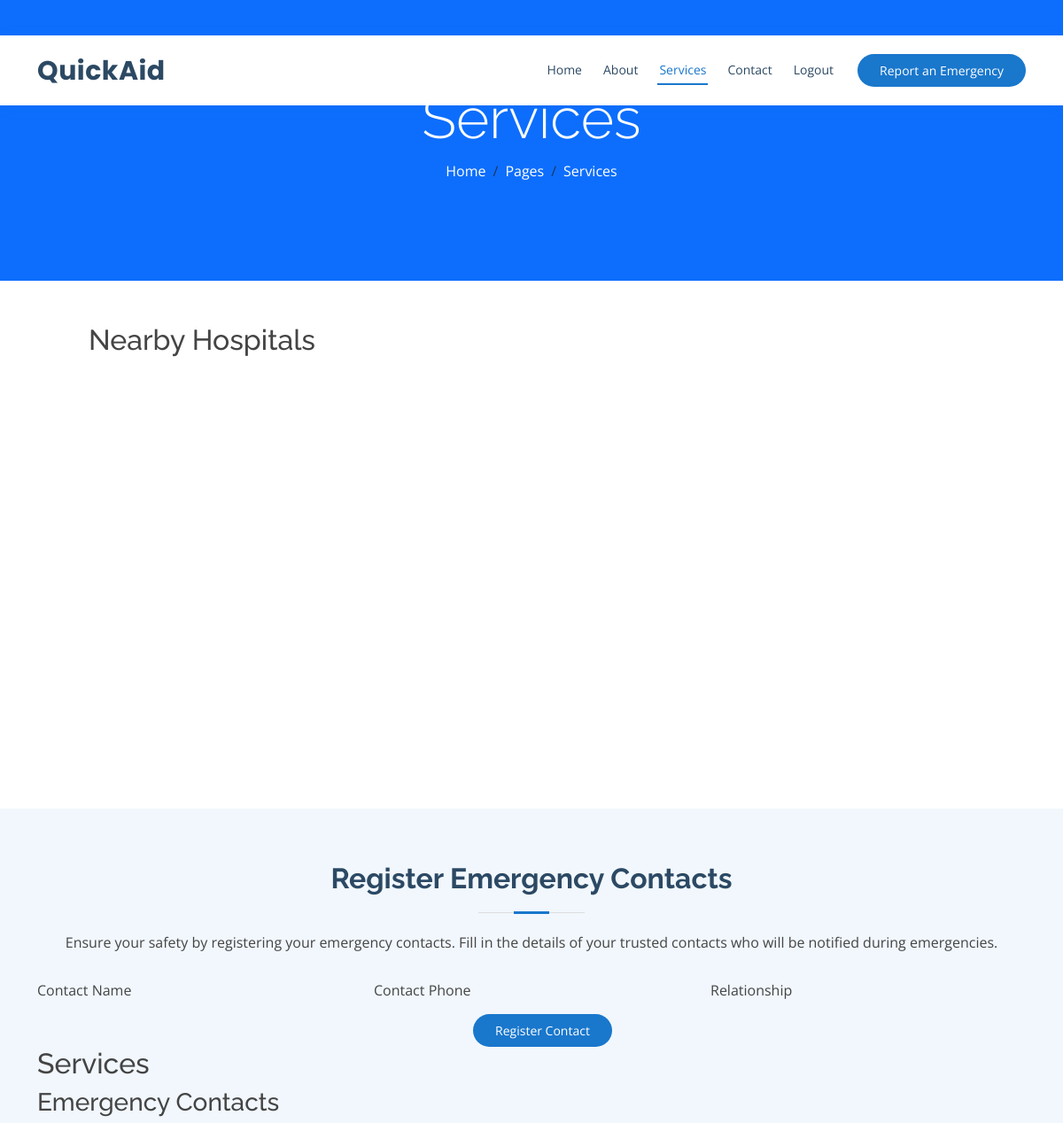
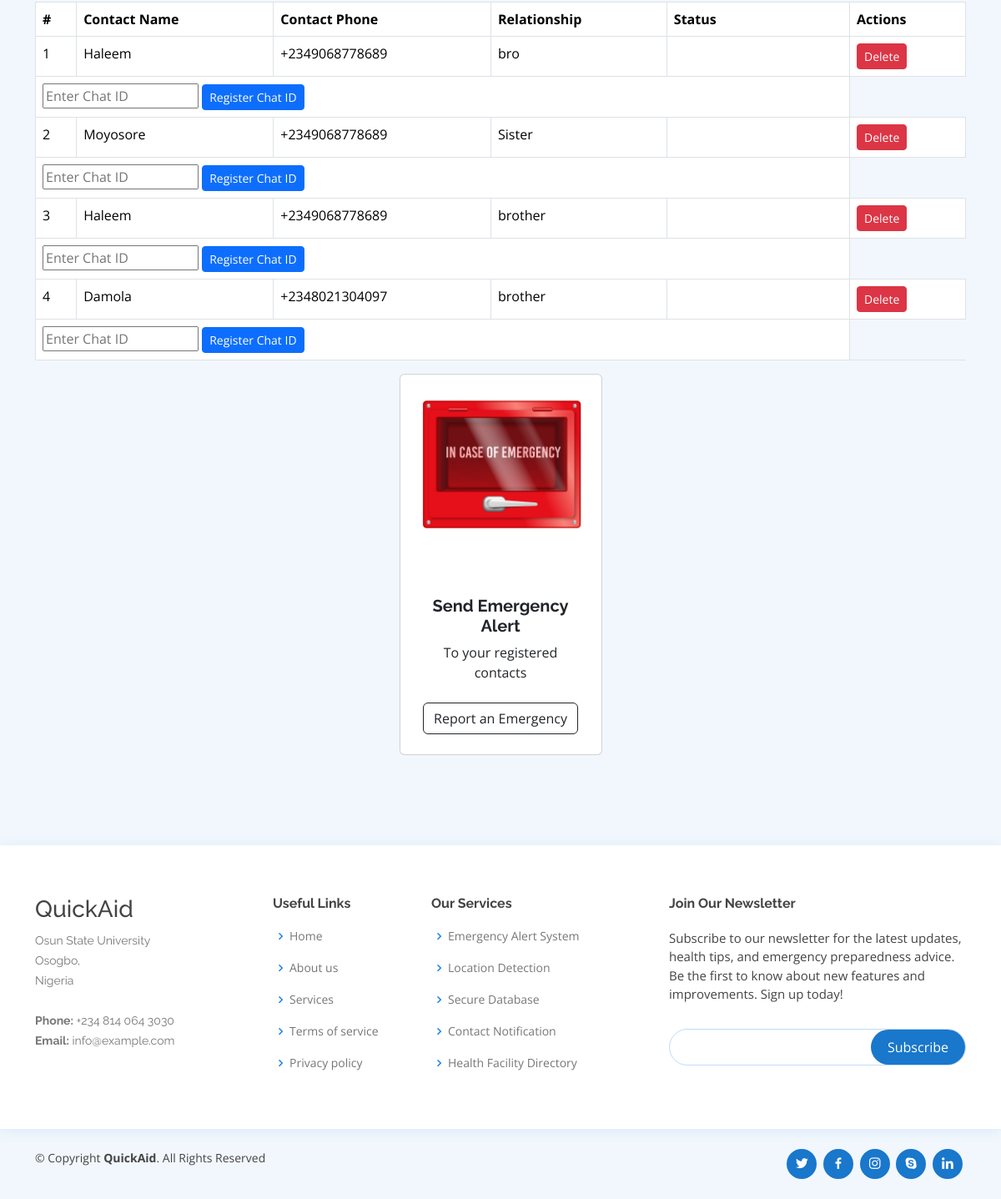
Screenshot of /services/ (signed in) with the database file from the repository (2 pictures, top to bottom).
### users/models.py (models this page shows, shortened)
class EmergencyContact(models.Model):
    user = models.ForeignKey(User, on_delete=models.CASCADE)
    contact_name = models.CharField(max_length=100)
    contact_phone = models.CharField(max_length=15)
    relationship = models.CharField(max_length=100)
    chat_id = models.CharField(max_length=20, null=True, blank=True)
    latitude = models.DecimalField(max_digits=9, decimal_places=6, null=True, blank=True)
    longitude = models.DecimalField(max_digits=9, decimal_places=6, null=True, blank=True)
    from django.db import models

### pages/views.py (the view)
# urls.py: path('services/',services , name='services'),
@login_required(login_url='login')
def services(request):
    success = False
    if request.method == 'POST':
        form = EmergencyContactForm(request.POST)
        if form.is_valid():
            emergency_contact = form.save(commit=False)
            emergency_contact.user = request.user
            emergency_contact.save()
            success = True
    else:
        form = EmergencyContactForm()
    context = {
        'form': form,
        'success': success,    # context variables needed for your existing view
    }
    if request.method == 'POST':
        contact_id = request.POST.get('contact_id')
        if contact_id:
            contact = get_object_or_404(EmergencyContact, id=contact_id, user=request.user)
            contact.delete()
            return redirect('services')
    emergency_contacts = EmergencyContact.objects.filter(user=request.user)
    return render(request, 'services.html', {'emergency_contacts': emergency_contacts})

### templates/services.html (shortened to what this page needs)
{% load static %}
<!DOCTYPE html>
<html lang="en">
<head>
    <link href="{% static 'vendor/fontawesome-free/css/all.min.css' %}" rel="stylesheet">
    <link href="{% static 'vendor/animate.css/animate.min.css' %}" rel="stylesheet">
    <link href="{% static 'vendor/bootstrap/css/bootstrap.min.css' %}" rel="stylesheet">
    <link href="{% static 'vendor/bootstrap-icons/bootstrap-icons.css' %}" rel="stylesheet">
    <link href="{% static 'vendor/boxicons/css/boxicons.min.css' %}" rel="stylesheet">
    <link href="{% static 'vendor/glightbox/css/glightbox.min.css' %}" rel="stylesheet">
    <link href="{% static 'vendor/remixicon/remixicon.css' %}" rel="stylesheet">
    <link href="{% static 'vendor/swiper/swiper-bundle.min.css' %}" rel="stylesheet">
    <link href="{% static 'css/style.css' %}" rel="stylesheet">
</head>
<body>
    <header id="header" class="fixed-top">
        <div class="container d-flex align-items-center">
          <h1 class="logo me-auto"><a href="{% url 'home' %}">QuickAid</a></h1>
          <nav id="navbar" class="navbar order-last order-lg-0">
            <ul>
              <li><a class="nav-link scrollto active" href="{% url 'home' %}">Home</a></li>
              <li><a class="nav-link scrollto" href="{% url 'about' %}">About</a></li>
              <li><a class="nav-link scrollto" href="{% url 'services' %}">Services</a></li>
              <li><a class="nav-link scrollto" href="{% url 'contact' %}">Contact</a></li>
            </ul>
            <ul class="sign-in">
              {% if user.is_authenticated %}
              <li><a class="nav-link" href="{% url 'logout' %}">Logout</a></li>
              {% else %}
              <li><a class="nav-link" href="{% url 'login' %}">Login</a></li>
              {% endif %}
            </ul>
          </nav>
          <a href="#" class="appointment-btn scrollto"><span class="d-none d-md-inline">Report an</span> Emergency</a>
        </div>
      </header>
       <div class="container-fluid bg-primary py-5 mb-5 page-header">
        <div class="container py-5">
            <div class="row justify-content-center">
                <div class="col-lg-10 text-center">
                    <h1 class="display-3 text-white animated slideInDown">Services</h1>
                    <nav aria-label="breadcrumb">
                        <ol class="breadcrumb justify-content-center">
                            <li class="breadcrumb-item"><a class="text-white" href="#">Home</a></li>
                            <li class="breadcrumb-item"><a class="text-white" href="#">Pages</a></li>
                            <li class="breadcrumb-item text-white active" aria-current="page">Services</li>
                        </ol>
                    </nav>
                </div>
            </div>
        </div>
    </div>
      <h2 style="margin: 10px 100px;">Nearby Hospitals</h2>
      <div id="map"></div>
    <section id="emergency-contact" class="emergency-contact section-bg">
      <div class="container">
        <div class="section-title">
          <h2>Register Emergency Contacts</h2>
          <p>Ensure your safety by registering your emergency contacts. Fill in the details of your trusted contacts who will be notified during emergencies.</p>
        </div>
<form action="{% url 'emergency_contact' %}" method="post" role="form" class="php-email-form">
  <div class="row">
      <div class="col-md-4 form-group">
          <label for="id_contact_name">Contact Name</label>
      </div>
      <div class="col-md-4 form-group mt-3 mt-md-0">
          <label for="id_contact_phone">Contact Phone</label>
      </div>
      <div class="col-md-4 form-group mt-3 mt-md-0">
          <label for="id_relationship">Relationship</label>
      </div>
  </div>
  <div class="text-center">
      <button class="appointment-btn form" type="submit">Register Contact</button>
  </div>
</form>
  <h2>Services</h2>
  <h3>Emergency Contacts</h3>
  <table class="table table-bordered">
    <thead>
        <tr>
            <th>#</th>
            <th>Contact Name</th>
            <th>Contact Phone</th>
            <th>Relationship</th>
            <th>Status</th>
            <th>Actions</th>
        </tr>
    </thead>
    <tbody>
        {% for contact in emergency_contacts %}
        <tr>
            <td>{{ forloop.counter }}</td>
            <td>{{ contact.contact_name }}</td>
            <td>{{ contact.contact_phone }}</td>
            <td>{{ contact.relationship }}</td>
            <td>
                {% if contact.chat_id %}
                <span class="badge badge-success">Registered</span>
                {% else %}
                <span class="badge badge-warning">Not Registered</span>
                {% endif %}
            </td>
            <td>
                <form method="post" action="{% url 'services' %}" style="display:inline;">
                    <button type="submit" class="btn btn-danger btn-sm">Delete</button>
                </form>
            </td>
        </tr>
        <tr>
          <td colspan="5">
              <form method="post" action="{% url 'register_chat_id' %}">
                  <input type="text" name="chat_id" placeholder="Enter Chat ID">
                  <button type="submit" class="btn btn-primary btn-sm">Register Chat ID</button>
              </form>
          </td>
      </tr>
        {% empty %}
        <tr>
            <td colspan="6">No emergency contacts found.</td>
        </tr>
        {% endfor %}
    </tbody>
</table>
<div class="row gx-4 gx-lg-5 row-cols-2 row-cols-md-3 row-cols-xl-4 justify-content-center">
  <div class="col mb-5">
      <div class="card h-100">
          <img class="card-img-top" src="{% static 'img/empty-emergency-box.png' %}" alt="..." />
          <div class="card-body p-4">
              <div class="text-center">
                  <h5 class="fw-bolder">Send Emergency Alert</h5>
                  To your registered contacts
              </div>
          </div>
          <div class="card-footer p-4 pt-0 border-top-0 bg-transparent">
              <div class="text-center">
                  <form method="post" action="{% url 'send_emergency_sms' %}">
                      <button type="submit" class="btn btn-outline-dark mt-auto">Report an Emergency</button>
                  </form>
              </div>
          </div>
      </div>
  </div>
</div>
      </div>
    </section>
  <footer id="footer">
    <div class="footer-top">
      <div class="container">
        <div class="row">
          <div class="col-lg-3 col-md-6 footer-contact">
            <h3>QuickAid</h3>
            <p>
              Osun State University <br>
              Osogbo, <br>
              Nigeria <br><br>
              <strong>Phone:</strong> +234 814 064 3030 <br>
              <strong>Email:</strong> info@example.com<br>
            </p>
          </div>
          <div class="col-lg-2 col-md-6 footer-links">
            <h4>Useful Links</h4>
            <ul>
              <li><i class="bx bx-chevron-right"></i> <a href="#">Home</a></li>
              <li><i class="bx bx-chevron-right"></i> <a href="#">About us</a></li>
              <li><i class="bx bx-chevron-right"></i> <a href="#">Services</a></li>
              <li><i class="bx bx-chevron-right"></i> <a href="#">Terms of service</a></li>
              <li><i class="bx bx-chevron-right"></i> <a href="#">Privacy policy</a></li>
            </ul>
          </div>
          <div class="col-lg-3 col-md-6 footer-links">
            <h4>Our Services</h4>
            <ul>
              <li><i class="bx bx-chevron-right"></i> <a href="#">Emergency Alert System</a></li>
              <li><i class="bx bx-chevron-right"></i> <a href="#">Location Detection</a></li>
              <li><i class="bx bx-chevron-right"></i> <a href="#">Secure Database</a></li>
              <li><i class="bx bx-chevron-right"></i> <a href="#">Contact Notification</a></li>
              <li><i class="bx bx-chevron-right"></i> <a href="#">Health Facility Directory</a></li>
            </ul>
          </div>
          <div class="col-lg-4 col-md-6 footer-newsletter">
            <h4>Join Our Newsletter</h4>
            <p>Subscribe to our newsletter for the latest updates, health tips, and emergency preparedness advice. Be the first to know about new features and improvements. Sign up today!</p>
            <form action="" method="post">
              <input type="email" name="email"><input type="submit" value="Subscribe">
            </form>
          </div>
        </div>
      </div>
    </div>
    <div class="container d-md-flex py-4">
      <div class="me-md-auto text-center text-md-start">
        <div class="copyright">
          &copy; Copyright <strong><span>QuickAid</span></strong>. All Rights Reserved
        </div>
      </div>
      <div class="social-links text-center text-md-right pt-3 pt-md-0">
        <a href="#" class="twitter"><i class="bx bxl-twitter"></i></a>
        <a href="#" class="facebook"><i class="bx bxl-facebook"></i></a>
        <a href="#" class="instagram"><i class="bx bxl-instagram"></i></a>
        <a href="#" class="google-plus"><i class="bx bxl-skype"></i></a>
        <a href="#" class="linkedin"><i class="bx bxl-linkedin"></i></a>
      </div>
    </div>
  </footer>
</body>
</html>

### static/css/style.css (style rules this page uses)
body { font-family: "Open Sans", sans-serif; color: #444444; }
a { color: #1977cc; text-decoration: none; }
h1, h2, h3, h4, h5, h6 { font-family: "Raleway", sans-serif; }
#header { background: #fff; transition: all 0.5s; z-index: 997; padding: 15px 0; top: 40px; box-shadow: 0px 2px 15px rgba(25, 119, 204, 0.1); }
#header .logo { font-size: 30px; margin: 0; padding: 0; line-height: 1; font-weight: 700; letter-spacing: 0.5px; font-family: "Poppins", sans-serif; }
#header .logo a { color: #2c4964; }
.form { margin-top: 15px; }
.appointment-btn { margin-left: 25px; background: #1977cc; color: #fff; border-radius: 50px; padding: 8px 25px; white-space: nowrap; transition: 0.3s; font-size: 14px; display: inline-block; border:none; }
.navbar { padding: 0; }
.navbar ul { margin: 0; padding: 0; display: flex; list-style: none; align-items: center; }
.navbar li { position: relative; }
.navbar>ul>li { position: relative; white-space: nowrap; padding: 8px 0 8px 20px; }
.navbar a, .navbar a:focus { display: flex; align-items: center; justify-content: space-between; font-size: 14px; color: #2c4964; white-space: nowrap; transition: 0.3s; border-bottom: 2px solid #fff; padding: 5px 2px; }
.navbar a:hover, .navbar .active, .navbar .active:focus, .navbar li:hover>a { color: #1977cc; border-color: #1977cc; }
section { padding: 60px 0; overflow: hidden; }
.section-bg { background-color: #f1f7fd; }
.section-title { text-align: center; padding-bottom: 30px; }
.section-title h2 { font-size: 32px; font-weight: bold; margin-bottom: 20px; padding-bottom: 20px; position: relative; color: #2c4964; }
.section-title h2::before { content: ""; position: absolute; display: block; width: 120px; height: 1px; background: #ddd; bottom: 1px; left: calc(50% - 60px); }
.section-title h2::after { content: ""; position: absolute; display: block; width: 40px; height: 3px; background: #1977cc; bottom: 0; left: calc(50% - 20px); }
.section-title p { margin-bottom: 0; }
#footer { color: #444444; font-size: 14px; background: #f1f7fd; }
#footer .footer-top { padding: 60px 0 30px 0; background: #fff; box-shadow: 0px 2px 15px rgba(25, 119, 204, 0.1); }
#footer .footer-top .footer-contact { margin-bottom: 30px; }
#footer .footer-top .footer-contact p { font-size: 14px; line-height: 24px; margin-bottom: 0; font-family: "Raleway", sans-serif; color: #777777; }
#footer .footer-top h4 { font-size: 16px; font-weight: bold; color: #444444; position: relative; padding-bottom: 12px; }
#footer .footer-top .footer-links { margin-bottom: 30px; }
#footer .footer-top .footer-links ul { list-style: none; padding: 0; margin: 0; }
#footer .footer-top .footer-links ul i { padding-right: 2px; color: #1c84e3; font-size: 18px; line-height: 1; }
#footer .footer-top .footer-links ul li { padding: 10px 0; display: flex; align-items: center; }
#footer .footer-top .footer-links ul li:first-child { padding-top: 0; }
#footer .footer-top .footer-links ul a { color: #777777; transition: 0.3s; display: inline-block; line-height: 1; }
#footer .footer-newsletter { font-size: 15px; }
#footer .footer-newsletter h4 { font-size: 16px; font-weight: bold; color: #444444; position: relative; padding-bottom: 12px; }
#footer .footer-newsletter form { margin-top: 30px; background: #fff; padding: 6px 10px; position: relative; border-radius: 50px; text-align: left; border: 1px solid #bfdcf7; }
#footer .footer-newsletter form input[type=email] { border: 0; padding: 4px 8px; width: calc(100% - 100px); }
#footer .footer-newsletter form input[type=submit] { position: absolute; top: 0; right: 0; bottom: 0; border: 0; background: none; font-size: 16px; padding: 0 20px; background: #1977cc; color: #fff; transition: 0.3s; border-radius: 50px; }
#footer .social-links a { font-size: 18px; display: inline-block; background: #1977cc; color: #fff; line-height: 1; padding: 8px 0; margin-right: 4px; border-radius: 50%; text-align: center; width: 36px; height: 36px; transition: 0.3s; }
#map { height: 500px; width: 100%; }

### rows the page displays
EmergencyContact: contact_name "Haleem", contact_phone "+2349068778689", relationship "bro"
EmergencyContact: contact_name "Moyosore", contact_phone "+2349068778689", relationship "Sister"
EmergencyContact: contact_name "Haleem", contact_phone "+2349068778689", relationship "brother"
EmergencyContact: contact_name "Damola", contact_phone "+2348021304097", relationship "brother"
